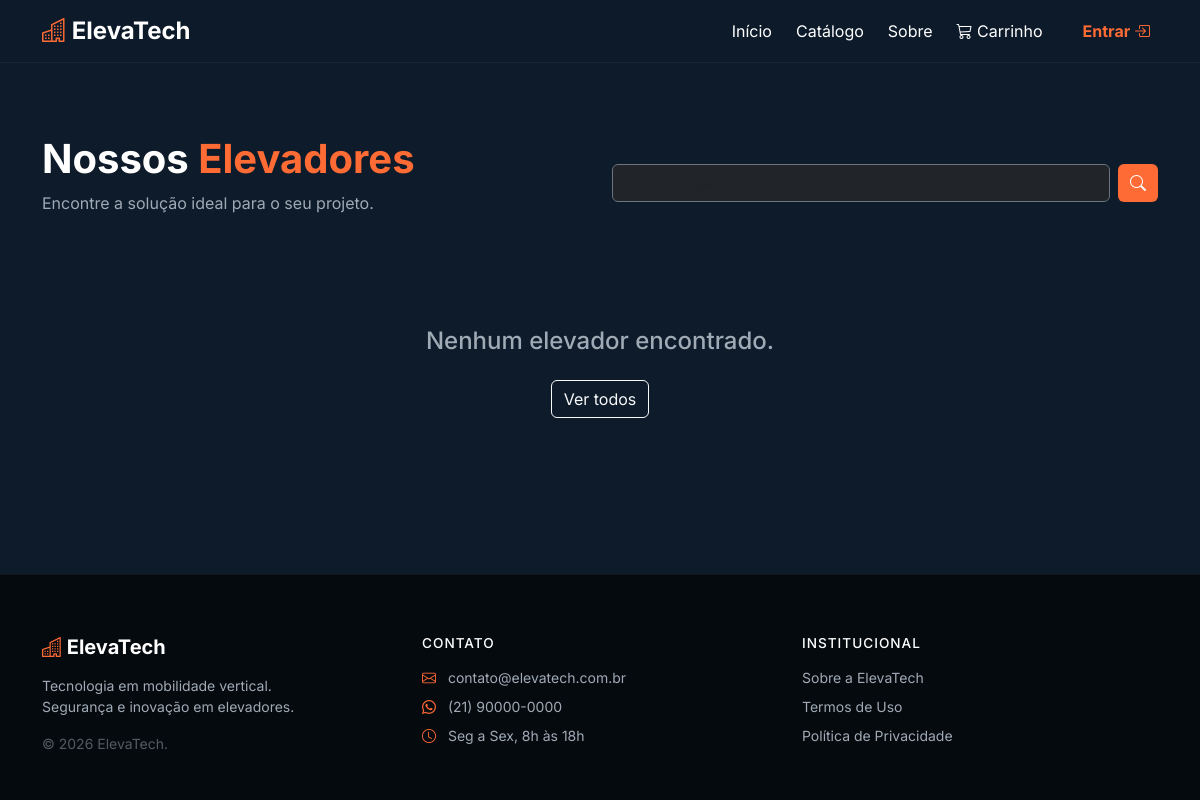
The app's page /elevadores/, older data.
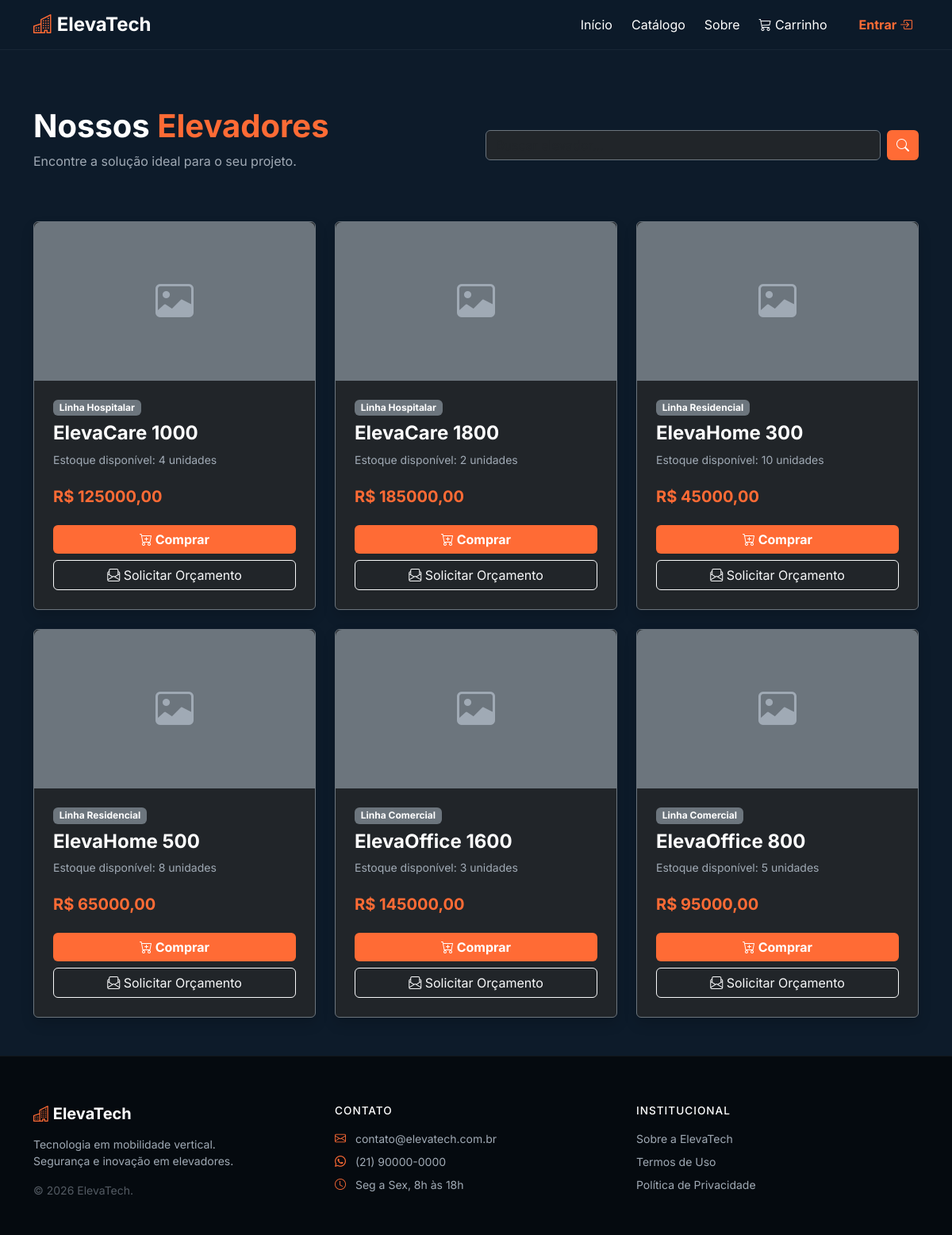
The same page, newer data.
### produtos/models.py (models this page shows, shortened)
class Elevador(models.Model):
    nome = models.CharField(max_length=120)
    categoria = models.ForeignKey(Categoria, on_delete=models.PROTECT)
    preco = models.DecimalField(max_digits=10, decimal_places=2)
    estoque = models.PositiveIntegerField(default=0)
    imagem = models.ImageField(upload_to="elevadores/", blank=True, null=True)
    ativo = models.BooleanField(default=True)
    class Meta:
        verbose_name_plural = "Elevadores"

class Categoria(models.Model):
    nome = models.CharField(max_length=60, unique=True)
    class Meta:
        verbose_name_plural = "Categorias"

### produtos/views.py (the view)
# urls.py: path("elevadores/", views.lista_elevadores, name="catalogo"),
def lista_elevadores(request):
    elevadores = Elevador.objects.filter(ativo=True).order_by("nome")
    termo = request.GET.get("q")
    if termo:
        elevadores = elevadores.filter(nome__icontains=termo)
    return render(request, "produtos/lista.html", {"elevadores": elevadores})

### core/context_processors.py (called while the page is built)
def carrinho(request):
    carrinho = request.session.get("carrinho", {})
    quantidade = sum(carrinho.values())
    return {"carrinho_quantidade": quantidade}

### produtos/templates/produtos/lista.html (shortened to what this page needs)
{% extends 'core/base.html' %}
{% block content %}
<div class="container py-5 mt-4">
    <div class="row align-items-center mb-5">
        <div class="col-md-6">
            <h1 class="fw-bold">Nossos <span class="texto-laranja">Elevadores</span></h1>
            <p class="text-muted">Encontre a solução ideal para o seu projeto.</p>
        </div>
        <div class="col-md-6">
            <form method="get" class="d-flex gap-2">
                <input type="text" name="q" class="form-control bg-dark text-white border-secondary" placeholder="Buscar elevador...">
                <button type="submit" class="btn btn-laranja"><i class="bi bi-search"></i></button>
            </form>
        </div>
    </div>
    <div class="row g-4">
        {% for elevador in elevadores %}
        <div class="col-md-4">
            <div class="card h-100 bg-dark border-secondary text-white shadow">
                {% if elevador.imagem %}
                    <img src="{{ elevador.imagem.url }}" class="card-img-top" alt="{{ elevador.nome }}" style="height: 200px; object-fit: cover; border-radius: 8px 8px 0 0;">
                {% else %}
                    <div class="card-img-top bg-secondary d-flex align-items-center justify-content-center" style="height: 200px; border-radius: 8px 8px 0 0;">
                        <i class="bi bi-image text-muted" style="font-size: 3rem;"></i>
                    </div>
                {% endif %}
                <div class="card-body p-4 d-flex flex-column">
                    <span class="badge bg-secondary mb-2 align-self-start">{{ elevador.categoria.nome }}</span>
                    <h4 class="card-title fw-bold">{{ elevador.nome }}</h4>
                    <p class="text-muted small mb-4">Estoque disponível: {{ elevador.estoque }} unidades</p>
                    <h5 class="texto-laranja fw-bold mb-4">R$ {{ elevador.preco }}</h5>
                                        <div class="d-grid gap-2 mt-auto">
                        <form method="post" action="{% url 'carrinho_adicionar' elevador.pk %}">
                            <button type="submit" class="btn btn-laranja fw-bold w-100">
                                <i class="bi bi-cart-plus"></i> Comprar
                            </button>
                        </form>
                        <a href="#" class="btn btn-outline-light">
                            <i class="bi bi-envelope-paper"></i> Solicitar Orçamento
                        </a>
                    </div>
                </div>
            </div>
        </div>
        {% empty %}
        <div class="col-12 text-center py-5">
            <h4 class="text-muted">Nenhum elevador encontrado.</h4>
            <a href="{% url 'catalogo' %}" class="btn btn-outline-light mt-3">Ver todos</a>
        </div>
        {% endfor %}
    </div>
</div>
{% endblock %}

### core/templates/core/base.html (shortened to what this page needs)
{% load static %}
<!DOCTYPE html>
<html lang="pt-BR">
<head>
    <link href="https://cdn.jsdelivr.net/npm/bootstrap@5.3.3/dist/css/bootstrap.min.css" rel="stylesheet">
    <link href="https://cdn.jsdelivr.net/npm/bootstrap-icons@1.11.3/font/bootstrap-icons.min.css" rel="stylesheet">
    <link rel="stylesheet" href="{% static 'core/css/estilo.css' %}">
</head>
<body class="d-flex flex-column min-vh-100">
    <nav class="navbar navbar-expand-lg navbar-dark navbar-custom sticky-top">
        <div class="container">
            <a class="navbar-brand fw-bold fs-4" href="{% url 'home' %}">
                <i class="bi bi-buildings texto-laranja"></i> Eleva<span class="text-white">Tech</span>
            </a>
            <div class="collapse navbar-collapse" id="menu">
                <ul class="navbar-nav ms-auto align-items-lg-center gap-2">
                    <li class="nav-item"><a class="nav-link text-white" href="{% url 'home' %}">Início</a></li>
                    <li class="nav-item"><a class="nav-link text-white" href="{% url 'catalogo' %}">Catálogo</a></li>
                    <li class="nav-item"><a class="nav-link text-white" href="{% url 'sobre' %}">Sobre</a></li>
                    <li class="nav-item">
                        <a class="nav-link text-white" href="{% url 'ver_carrinho' %}">
                            <i class="bi bi-cart3"></i> Carrinho
                        </a>
                    </li>
                    <li class="nav-item ms-lg-3">
                        {% if user.is_authenticated %}
                            <div class="dropdown">
                                <a class="nav-link fw-bold text-white dropdown-toggle" href="#" role="button" data-bs-toggle="dropdown">
                                    <i class="bi bi-person-circle texto-laranja"></i> {{ user.username }}
                                </a>
                                <ul class="dropdown-menu dropdown-menu-dark dropdown-menu-end shadow">
                                    <li>
                                        <a class="dropdown-item" href="{% url 'meus_pedidos' %}">
                                            <i class="bi bi-box-seam me-2"></i> Meus Pedidos
                                        </a>
                                    </li>
                                    {% if user.is_staff %}
                                        <li>
                                            <a class="dropdown-item" href="{% url 'painel' %}">
                                                <i class="bi bi-gear me-2"></i> Painel de Elevadores
                                            </a>
                                        </li>
                                    {% endif %}
                                    <li><hr class="dropdown-divider"></li>
                                    <li>
                                        <form method="post" action="{% url 'logout' %}">
                                            {% csrf_token %}
                                            <button type="submit" class="dropdown-item text-danger">
                                                <i class="bi bi-box-arrow-right me-2"></i> Sair
                                            </button>
                                        </form>
                                    </li>
                                </ul>
                            </div>
                        {% else %}
                            <a class="nav-link fw-bold texto-laranja" href="{% url 'login' %}">
                                Entrar <i class="bi bi-box-arrow-in-right"></i>
                            </a>
                        {% endif %}
                    </li>
                </ul>
            </div>
        </div>
    </nav>
    <main class="flex-grow-1">
        {% block content %}
        {% endblock %}
    </main>
    <footer class="footer-custom mt-auto">
        <div class="container">
            <div class="row g-4">
                <div class="col-md-4">
                    <a href="{% url 'home' %}" class="text-decoration-none">
                        <h5 class="text-white fw-bold mb-0">
                            <i class="bi bi-buildings texto-laranja"></i> Eleva<span class="text-white">Tech</span>
                        </h5>
                    </a>
                    <p class="small text-muted mt-3">Tecnologia em mobilidade vertical.<br>Segurança e inovação em elevadores.</p>
                    <p class="small text-muted opacity-50">&copy; 2026 ElevaTech.</p>
                </div>
                <div class="col-md-4">
                    <h6 class="text-white text-uppercase mb-3" style="font-size: 0.85rem; letter-spacing: 1px;">Contato</h6>
                    <ul class="list-unstyled small">
                        <li class="mb-2 text-muted"><i class="bi bi-envelope me-2 texto-laranja"></i> contato@elevatech.com.br</li>
                        <li class="mb-2 text-muted"><i class="bi bi-whatsapp me-2 texto-laranja"></i> (21) 90000-0000</li>
                        <li class="text-muted"><i class="bi bi-clock me-2 texto-laranja"></i> Seg a Sex, 8h às 18h</li>
                    </ul>
                </div>
                <div class="col-md-4">
                    <h6 class="text-white text-uppercase mb-3" style="font-size: 0.85rem; letter-spacing: 1px;">Institucional</h6>
                    <ul class="list-unstyled small">
                        <li class="mb-2"><a href="{% url 'sobre' %}" class="text-muted text-decoration-none hover-laranja">Sobre a ElevaTech</a></li>
                        <li class="mb-2"><a href="#" class="text-muted text-decoration-none hover-laranja">Termos de Uso</a></li>
                        <li><a href="#" class="text-muted text-decoration-none hover-laranja">Política de Privacidade</a></li>
                    </ul>
                </div>
            </div>
        </div>
    </footer>
</body>
</html>

### core/static/core/css/estilo.css (style rules this page uses)
:root { --laranja: #ff6b35; --laranja-escuro: #e55a2b; --azul-escuro: #0d1b2a; --azul-medio: #1b263b; --cinza-texto: #a0aab5; --branco: #ffffff; }
body { font-family: 'Inter', sans-serif; background-color: var(--azul-escuro); color: var(--branco); display: flex; flex-direction: column; min-height: 100vh; }
main { flex: 1; }
.navbar-custom { background-color: rgba(13, 27, 42, 0.95); backdrop-filter: blur(10px); border-bottom: 1px solid rgba(255,255,255,0.05); position: sticky; top: 0; z-index: 1000; }
.texto-laranja { color: var(--laranja); }
.btn-laranja { background-color: var(--laranja); color: var(--branco); font-weight: 600; border: none; transition: 0.3s; }
.footer-custom { background-color: #050a0f; border-top: 1px solid rgba(255,255,255,0.05); padding: 60px 0 30px; }
.text-muted { color: #a0aab5 !important; }

Row changes from the older to the newer data that the page shows:
added Elevador: categoria.nome "Linha Hospitalar", nome "ElevaCare 1000", estoque "4", preco "125000,00"
added Elevador: categoria.nome "Linha Hospitalar", nome "ElevaCare 1800", estoque "2", preco "185000,00"
added Elevador: categoria.nome "Linha Residencial", nome "ElevaHome 300", estoque "10", preco "45000,00"
added Elevador: categoria.nome "Linha Residencial", nome "ElevaHome 500", estoque "8", preco "65000,00"
added Elevador: categoria.nome "Linha Comercial", nome "ElevaOffice 1600", estoque "3", preco "145000,00"
added Elevador: categoria.nome "Linha Comercial", nome "ElevaOffice 800", estoque "5", preco "95000,00"
Text that changed along with them:
text no longer shown: "Nenhum elevador encontrado. Ver todos"
